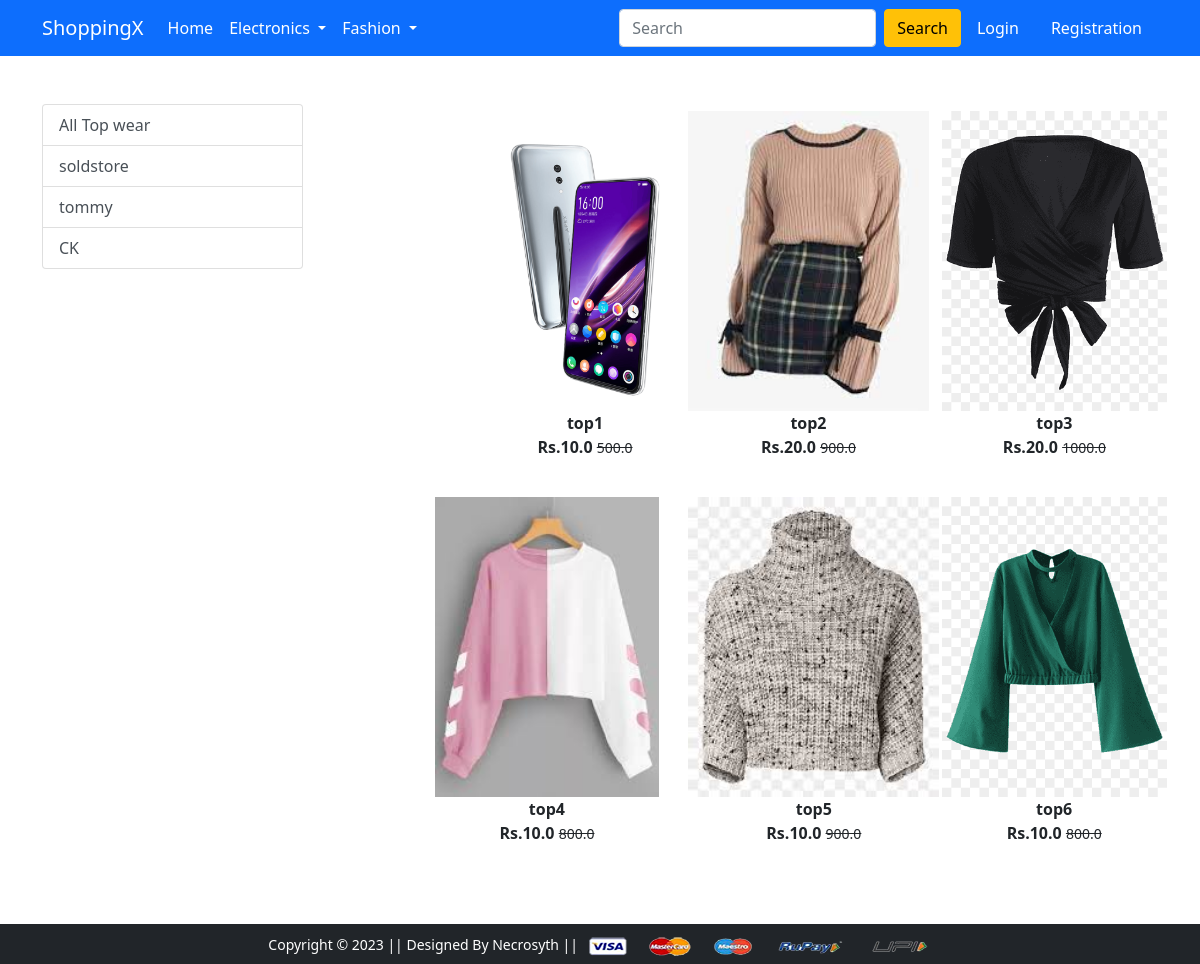
Screenshot of /topwear/ with the database file from the repository.
### app/models.py (models this page shows, shortened)
class Product(models.Model):
    title = models.CharField(max_length=100)
    selling_price = models.FloatField()
    discounted_price = models.FloatField()
    description = models.TextField()
    brand = models.CharField(max_length=100)
    category = models.CharField(choices=CATEGORY_CHOICE,max_length=2)
    product_image = models.ImageField(upload_to='productimg')

### app/views.py (the view)
# urls.py: path('topwear/',views.topwear,name='topwear'),
def topwear(request,data=None):
    content = show(request,'TW',data)
    return render(request, 'app/topwear.html',content)

### app/views.py (called while the page is built)
def show(request,category,data=None):
    brands = Product.objects.filter(category=category).values_list('brand',flat=True).distinct()
    if data == None:
        products = Product.objects.filter(category=category)
    else:
        products = Product.objects.filter(category=category).filter(brand=data)
    detail = {'products':products,'brand_list':brands}
    return detail

### app/templates/app/topwear.html (shortened to what this page needs)
{% extends 'app/base.html' %}
{% load static %}
{% block main-content %}
<div class="container my-5">
 <div class="row">
  <div class="col-sm-3">
   <div class="list-group">
    <a href="{% url 'topwear' %}" class="list-group-item list-group-item-action" aria-current="true">All Top wear</a>
    {% for cat in brand_list %}
    <a href="{% url 'topweardata' cat %}" class="list-group-item list-group-item-action" aria-current="true">{{cat}}</a>
    {% endfor %}
   </div>
   </div>
  <div class="col-sm-8 offset-sm-1">
   <div class="row">
        {% for product in products %}
            <div class="col-sm-4 text-center mb-4">
                <a href="{% url 'product-detail' product.id %}" class="btn">
                    <div class="item">
                        <img src="{{product.product_image.url}}" alt="" height="300" class="">
                        <div class="fw-bold">{{product.title}}</div>
                        <div class="fw-bold">Rs.{{product.discounted_price}} <small class="fw-light text-decoration-line-through">{{product.selling_price}}</small> </div>
                    </div>
                </a>
            </div>
        {% endfor %}
   </div>
  </div>
 </div>
</div>
{% endblock main-content %}

### rows the page displays
Product: product_image (picture), title "top1", discounted_price "10.0", selling_price "500.0"
Product: product_image (picture), title "top2", discounted_price "20.0", selling_price "900.0"
Product: product_image (picture), title "top3", discounted_price "20.0", selling_price "1000.0"
Product: product_image (picture), title "top4", discounted_price "10.0", selling_price "800.0"
Product: product_image (picture), title "top5", discounted_price "10.0", selling_price "900.0"
Product: product_image (picture), title "top6", discounted_price "10.0", selling_price "800.0"

### other values shown
{{ cat }} "soldstore" "tommy" "CK"
